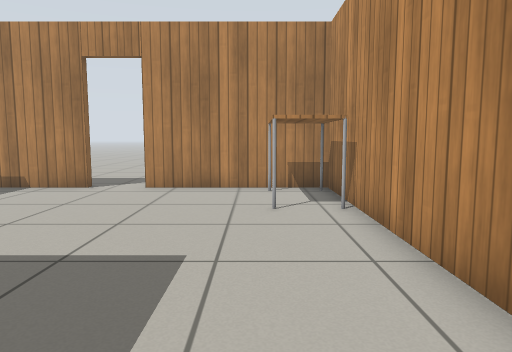
[1] (above)

15 first-person views from a walk through a world built for the Gazebo simulator. The camera is 0.78 m above the floor, tilts 6° down and sees 70° across. The floor is counted in squares, 0.5 m on a side. Each view is taken from the middle of a square. On the plan, view 1 faces up. The plan holds only what a view shows up to about 16 squares ahead; the rest is blank. Robots are left out. Simple patterns stand in for the simulator's built-in surfaces.

[2]
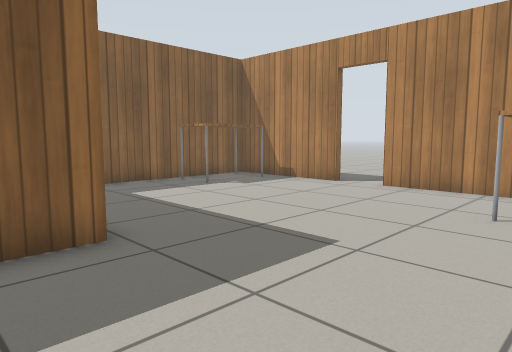

[3]
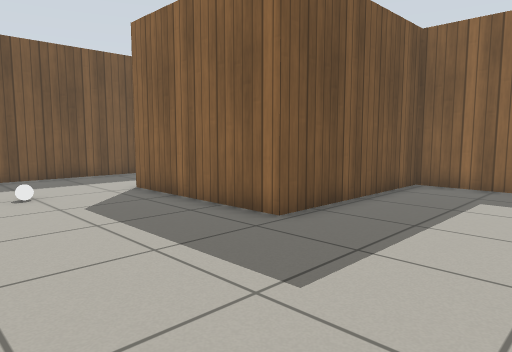

[4]
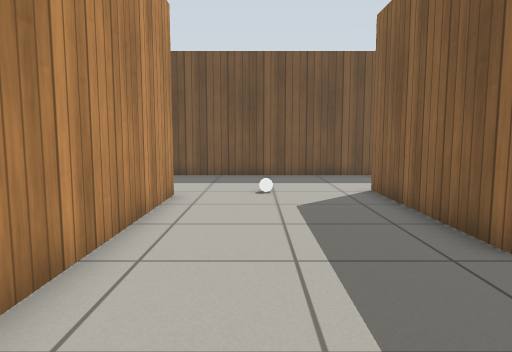

[5]
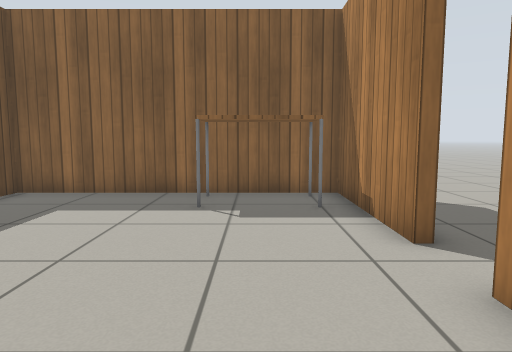

[6]
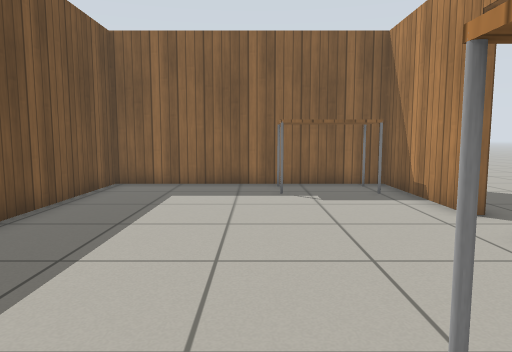

[7]
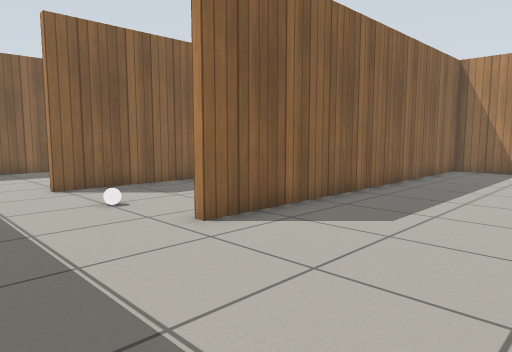

[8]
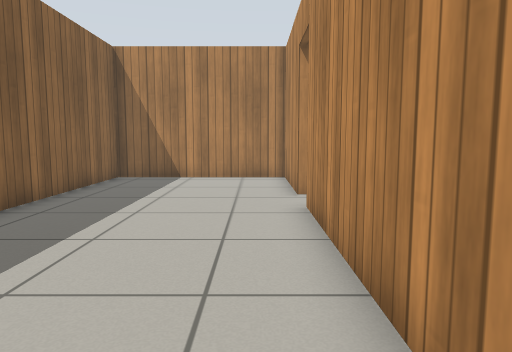

[9]
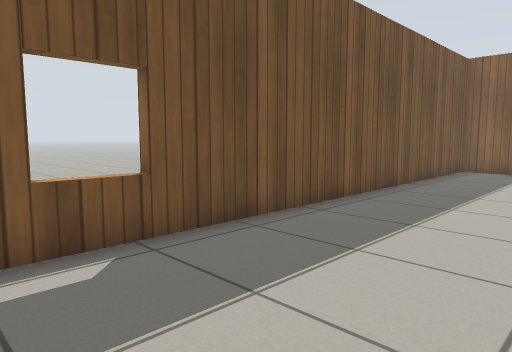

[10]
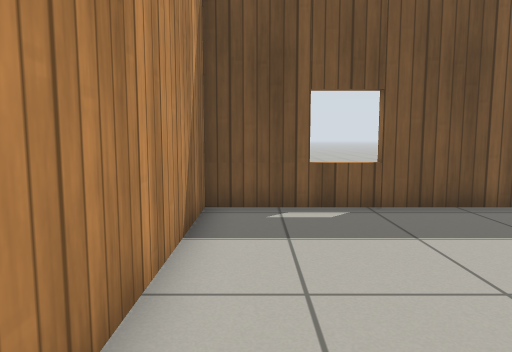

[11]
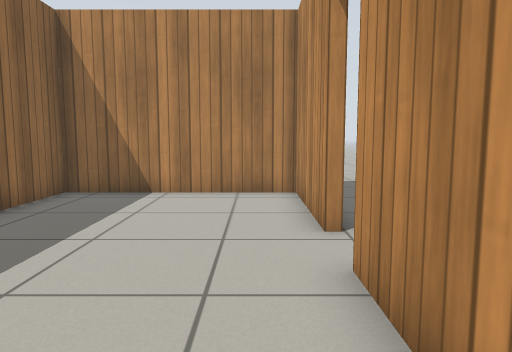

[12]
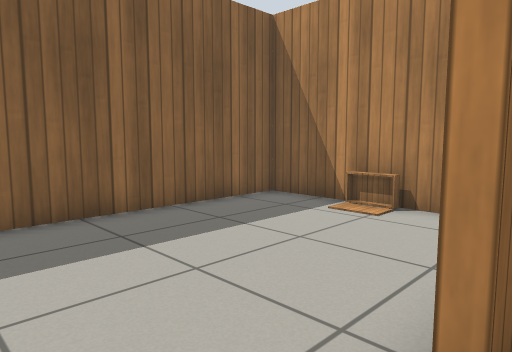

[13]
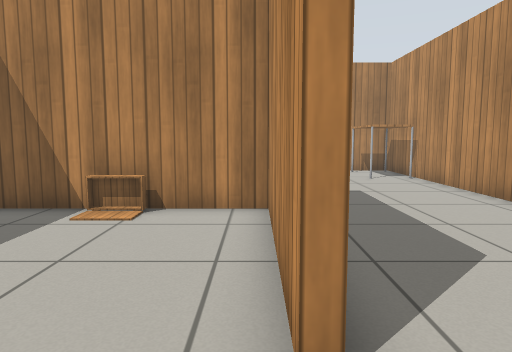

[14]
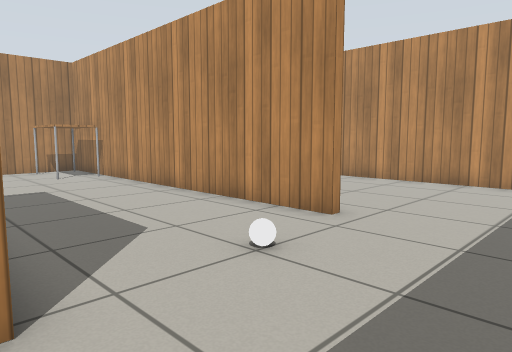

[15]
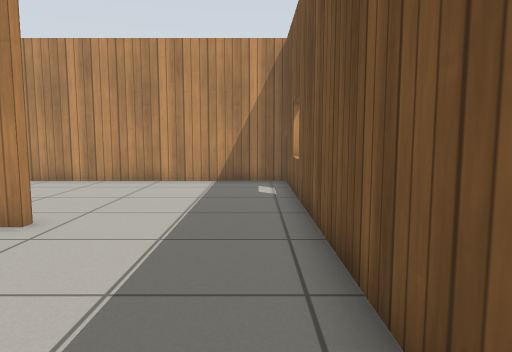

### Floor plan
Ten units are one square. View 1 is at (0, 0); x grows to the right and y downward. Boxes are objects, and circles mark ways between rooms. Rooms are numbered by the first view taken in them; rooms with no view inside come last. Other rooms are left out.
<svg viewBox="-108 -120 204 206">
<path fill="none" stroke="#000" d="M-53 -113 -103 -113 -103 -22 -34 -22 -34 39M23 30 23 -113 -35 -113M-34 81 26 81M91 -69 91 -113 26 -113 26 30M26 81 91 81 91 -53M-37 39 -37 -19 -103 -19 -103 78M-99 81 -34 81"/>
<rect x="-95" y="-105" width="20" height="30" fill="#bbb"><title>table</title></rect>
<rect x="-75" y="-25" width="10" height="10" fill="#bbb"><title>other object</title></rect>
<rect x="-5" y="25" width="10" height="10" fill="#bbb"><title>white ball</title></rect>
<rect x="5" y="-105" width="10" height="30" fill="#bbb"><title>table</title></rect>
<circle cx="30" cy="55" r="3" fill="#2a7"/>
<circle cx="-30" cy="60" r="3" fill="#2a7"/>
<text x="-20" y="-40">1</text>
<text x="60" y="-20">2</text>
<text x="-70" y="30">3</text>
</svg>
Room 1 opens to room 2. Room 1 opens to room 3.

Where each view was taken, in squares from view 1:
view 1: 0 up, 0 right, facing up
view 2: 0 up, 2 right, facing up-left
view 3: 7 up, 2 right, facing down-left
view 4: 7 up, 0 right, facing down
view 5: 9 up, 0 right, facing left
view 6: 7 up, 2 right, facing left
view 7: 7 down, 8 right, facing up-left
view 8: 3 down, 8 right, facing up
view 9: 3 down, 8 right, facing down-left
view 10: 0 up, 8 right, facing down
view 11: 1 up, 8 right, facing up
view 12: 6 down, 3 left, facing up-left
view 13: 6 down, 4 left, facing up
view 14: 7 down, 4 left, facing up-right
view 15: 7 down, 4 left, facing right
